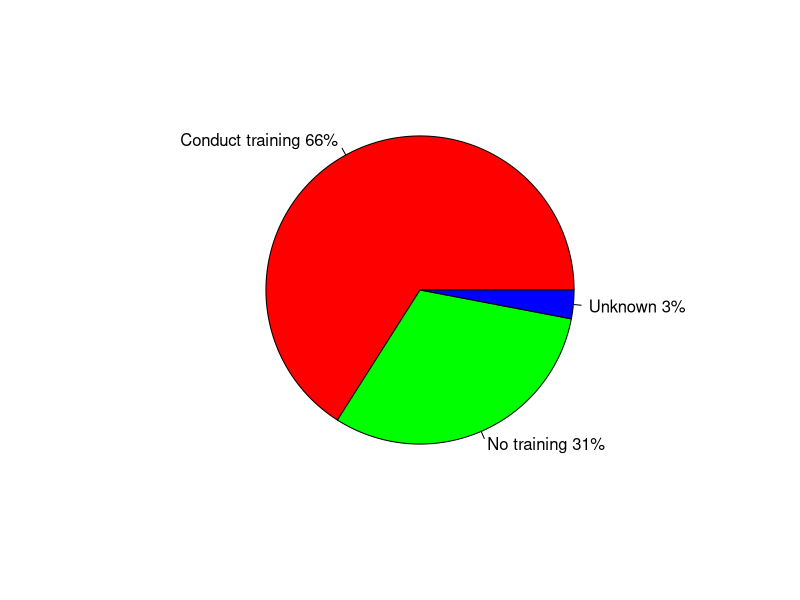

This chart was generated by the following R code:
slices <- c(66,31,3)
lbls <- c("Conduct training 66%", "No training 31%", "Unknown 3%")

pie(slices, labels=lbls, col=rainbow(3))
